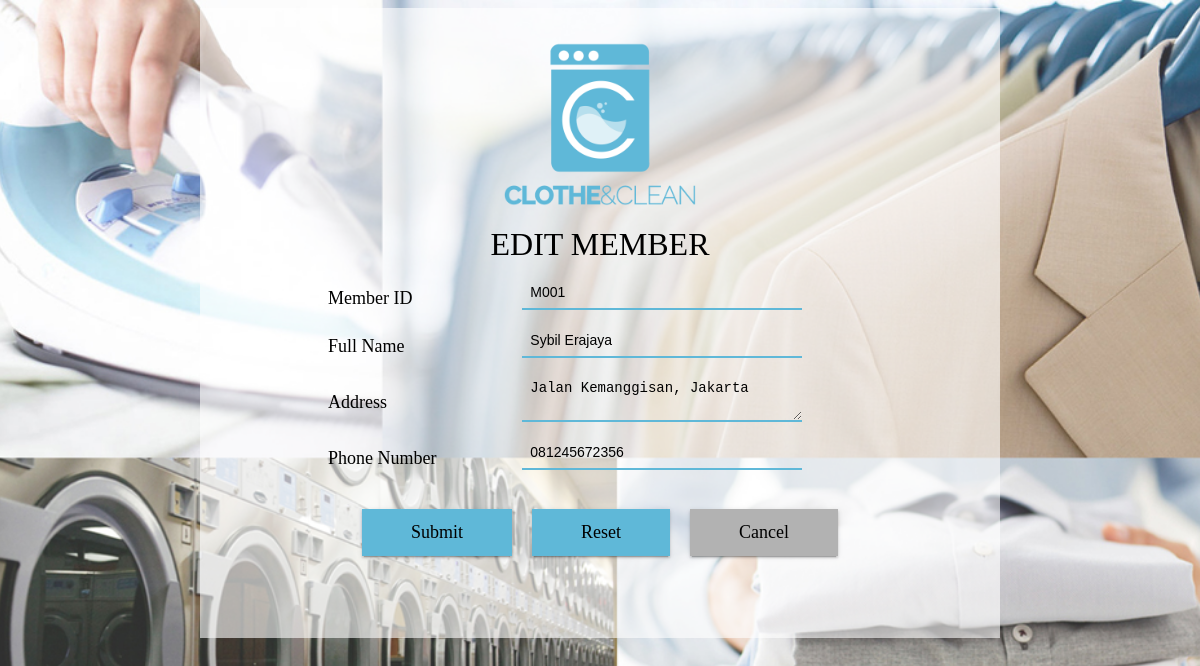
/form_edit_member.php?code=M001, run on the app's committed database.
### tables this page shows
CREATE TABLE `msmember` (
  `ID_Member` char(10) NOT NULL,
  `namaMember` varchar(50) NOT NULL,
  `alamatMember` varchar(200) NOT NULL,
  `telpMember` varchar(20) NOT NULL
);

### form_edit_member.php (the view, shortened to what this page needs)
<?php
$id=$_GET['code'];
$query=mysql_query("select * from msmember where ID_Member='$id'");
?>
<html>
    <head>
        <link rel="stylesheet" type="text/css" href="design.css">
    <head>
    <body id="body">
			<div align='center'>
              <div id="box">
				<br> <img src="logo.png" style="width:200px;height:200px;">
				<br> <font face="Century Gothic" color="#000000" size="6">EDIT MEMBER</font>
				<div class="container" align="center">
           		<form method='POST' action='action_edit_member.php'>
                <table width="550">
                <?php
                while($row=mysql_fetch_array($query)){
                ?>
                <tbody>
                <tr>
                  	<td><div class="font1">Member ID</td>
                  	<td><input type="text" name='ID_Member' placeholder="Member ID" required class="input-txt"
                    	value="<?php echo $row['ID_Member'];?>"readonly/></td>
                </tr>
               	<tr>
                  	<td><div class="font1">Full Name</td>
                  	<td><input type="text" name='namaMember' placeholder="Full Name" required class="input-txt"
                    	value="<?php echo $row['namaMember'];?>"/></td>
                </tr>
                <tr>
                  	<td><div class="font1">Address</td>
                  	<td><textarea name = 'alamatMember' placeholder='Address'
                    	required class="input-txt"><?php echo $row['alamatMember'];?></textarea></td>
                </tr>
                <tr>
                  <td><div class="font1">Phone Number</td>
                  <td><input type="text" name='telpMember' placeholder="Phone Number" required class="input-txt"
                  	onkeypress="return isNumber(event)" maxlength="12" value="<?php echo $row['telpMember'];?>"/></td>
                </tr>
				<?php } ?>
                </tbody>
                </table>
                    <br><div align="center">
                    <div class="button-container">
                    <button type="submit" name="submit"value="Submit"><span>Submit</span></button>
                    </form>
                    <button type="reset" value="Reset"><span>Reset</span></button>
                   	<button type="submit" class="button1" onClick="window.location='data_member.php'"><span>Cancel</span></button>
                    </div>
                    </div>
        		</div>
	</body>
</html>

### design.css (style rules this page uses)
#body { background: url(bg2.jpg) no-repeat center center fixed; -webkit-background-size: cover; -moz-background-size: cover; -o-background-size: cover; background-size: cover; }
#box { background-color: rgba(255,255,255,0.6); display: inline-block; height : 630px; width: 800px; }
button { position: relative; background: currentColor; border: 1px solid currentColor; font-family:"Century Gothic"; font-size: 18px; color: #5fb8d8; margin:8px; padding: 0.75rem 3rem; cursor: pointer; -webkit-transition: background-color 0.28s ease, color 0.28s ease, box-shadow 0.28s ease; transition: background-color 0.28s ease, color 0.28s ease, box-shadow 0.28s ease; overflow: hidden; box-shadow: 0 2px 2px 0 rgba(0, 0, 0, 0.14), 0 3px 1px -2px rgba(0, 0, 0, 0.2), 0 1px 5px 0 rgba(0, 0, 0, 0.12); }
.button1 { position: relative; background: currentColor; border: 1px solid currentColor; font-family:"Century Gothic"; font-size: 18px; color: #B2B2B2; margin: 8px; padding: 0.75rem 3rem; cursor: pointer; -webkit-transition: background-color 0.28s ease, color 0.28s ease, box-shadow 0.28s ease; transition: background-color 0.28s ease, color 0.28s ease, box-shadow 0.28s ease; overflow: hidden; box-shadow: 0 2px 2px 0 rgba(0, 0, 0, 0.14), 0 3px 1px -2px rgba(0, 0, 0, 0.2), 0 1px 5px 0 rgba(0, 0, 0, 0.12); }
button span { color: black; position: relative; z-index: 1; }
button::before { content: ''; position: absolute; background: #DCDCDC; border: 50vh solid #DCDCDC; width: 30vh; height: 30vh; border-radius: 50%; display: block; top: 50%; left: 50%; z-index: 0; opacity: 1; -webkit-transform: translate(-50%, -50%) scale(0); transform: translate(-50%, -50%) scale(0); }
.container { width: 600px; height: 300px; margin-top: 10px; margin-right: auto; margin-bottom: auto; margin-left: auto; }
.input-txt { width: 80%; background-color: rgba(255,255,255,0); border: none; font-size: 14px; color: black; border-bottom: 2px solid #5fb8d8; -moz-box-sizing: border-box; -webkit-box-sizing: border-box; box-sizing: border-box; -moz-transition: background-color 0.5s ease-in-out; -o-transition: background-color 0.5s ease-in-out; -webkit-transition: background-color 0.5s ease-in-out; transition: background-color 0.5s ease-in-out; padding: 8px; margin-top: 0px; margin-right: 0px; margin-bottom: 10px; margin-left: 0px; }
.font1 { font-family:"Century Gothic"; font-size: 18px; color: black; }

### data on the page
msmember: ID_Member "M001", namaMember "Sybil Erajaya", alamatMember "Jalan Kemanggisan, Jakarta", telpMember "081245672356"
